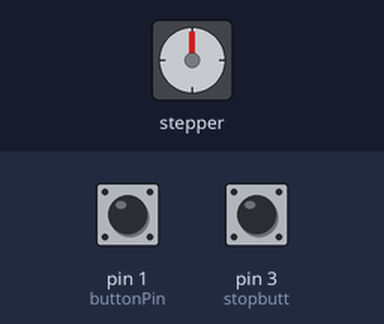
The sketch below on a simulated Arduino Uno, built with avr-gcc and run on an emulated ATmega328P. On the bench: stepper motor. Wiring (inferred from the names in the program): stepper motor driver (200 steps per turn assumed): step pin 16; direction pin 5; enable pin 4. The test bench sets the inputs (shaded band); at power-on: pin 1 (buttonPin) HIGH, pin 3 (stopbutt) HIGH.

Above: at 1.2 s.
1.3 s: pin 1 (buttonPin) pulled LOW for 0.15 s
At 2.3 s:
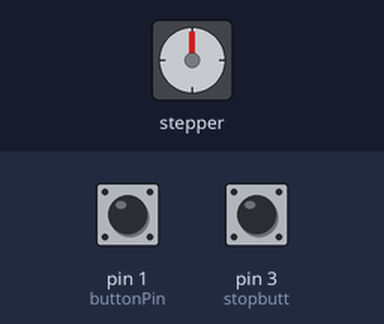
4.4 s: pin 3 (stopbutt) pulled LOW for 0.15 s
At 5.6 s:
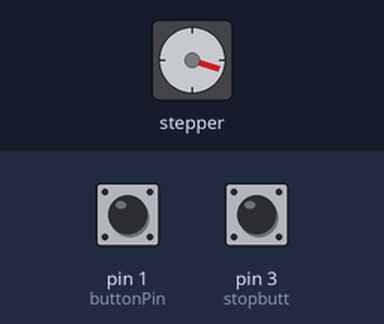
6.0 s: pin 1 (buttonPin) pulled LOW for 1 s
At 7.2 s:
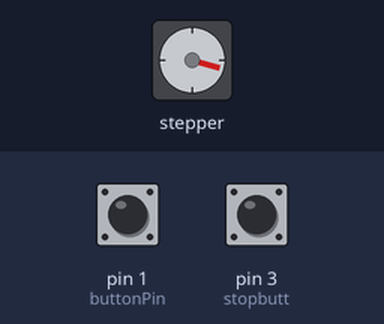
10.0 s: pin 3 (stopbutt) pulled LOW for 1 s
12.5 s: pin 1 (buttonPin) pulled LOW for 0.15 s
At 13.0 s:
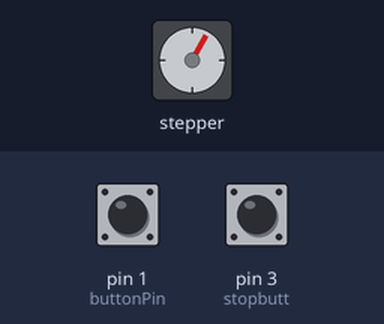
15.6 s: pin 3 (stopbutt) pulled LOW for 0.15 s
At 16.5 s:
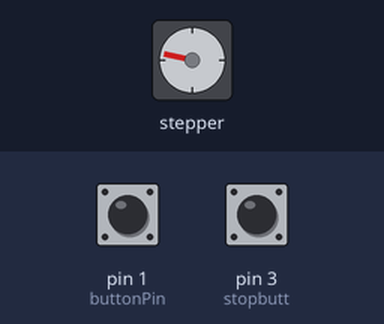
Timing chart, 0 to 18.2 s (numbered marks = the images above; inputs shaded):
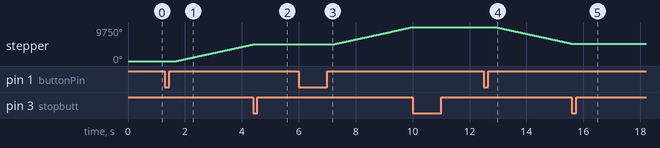

The sketch:

Automate-doors_office.ino
```cpp
//defines pins
const int stepPin = 16;  //PUL -Pulse
const int dirPin = 5; //DIR -Direction
const int enPin = 4;  //ENA -Enable
const int buttonPin = 1;
const int stopbutt = 3;
int buttonState = 0;
int pos = 0;
int stopbuttState = 0;

void setup(){
  //Sets the pins as Outputs
  pinMode(stepPin,OUTPUT);
  pinMode(dirPin,OUTPUT);
  pinMode(enPin,OUTPUT);
  pinMode(buttonPin, INPUT);
}


void loop() {
  // read the state of the pushbutton value:
  buttonState = digitalRead(buttonPin);

   if (buttonState == LOW && pos == 0) {
          delay(400);
          digitalWrite(enPin,LOW);
          digitalWrite(dirPin,HIGH);
          pos = 1;
          for(int x = 0; x < 1;) {
          digitalWrite(stepPin,HIGH);
          delayMicroseconds(500);
          digitalWrite(stepPin,LOW);
          delayMicroseconds(500);
          stopbuttState = digitalRead(stopbutt);
          buttonState = digitalRead(buttonPin);
          if (stopbuttState == LOW){
            digitalWrite(enPin,HIGH);
            break;
          }
          if (buttonState == LOW){
            delay(400);
            digitalWrite(enPin,HIGH);
            break;
          }

         }

  }
  else if (buttonState == LOW && pos == 1){
          delay(400);
          digitalWrite(enPin,LOW);
          digitalWrite(dirPin,LOW);
          pos = 0;
          for(int x = 0; x < 1;){
          digitalWrite(stepPin,HIGH);
          delayMicroseconds(500);
          digitalWrite(stepPin,LOW);
          delayMicroseconds(500);
          stopbuttState = digitalRead(stopbutt);
          buttonState = digitalRead(buttonPin);
           if (stopbuttState == LOW){
            digitalWrite(enPin,HIGH);
            break;
          }
           if (buttonState == LOW){
            delay(400);
            digitalWrite(enPin,HIGH);
            break;
          }
    }


      } else {
     digitalWrite(enPin,HIGH);
  }

}
```

Measured:
- after the input at 1.3 s, stepper: keeps turning clockwise at about 1774°/s, starting after 0.40 s
- after the input at 4.4 s, stepper: goes on until 4.4 s, then stays 4788°
- after the input at 12.5 s, stepper: keeps turning counter-clockwise at about 1774°/s, starting after 0.40 s
- after the input at 15.6 s, stepper: goes on until 15.6 s, then stays 4962°
